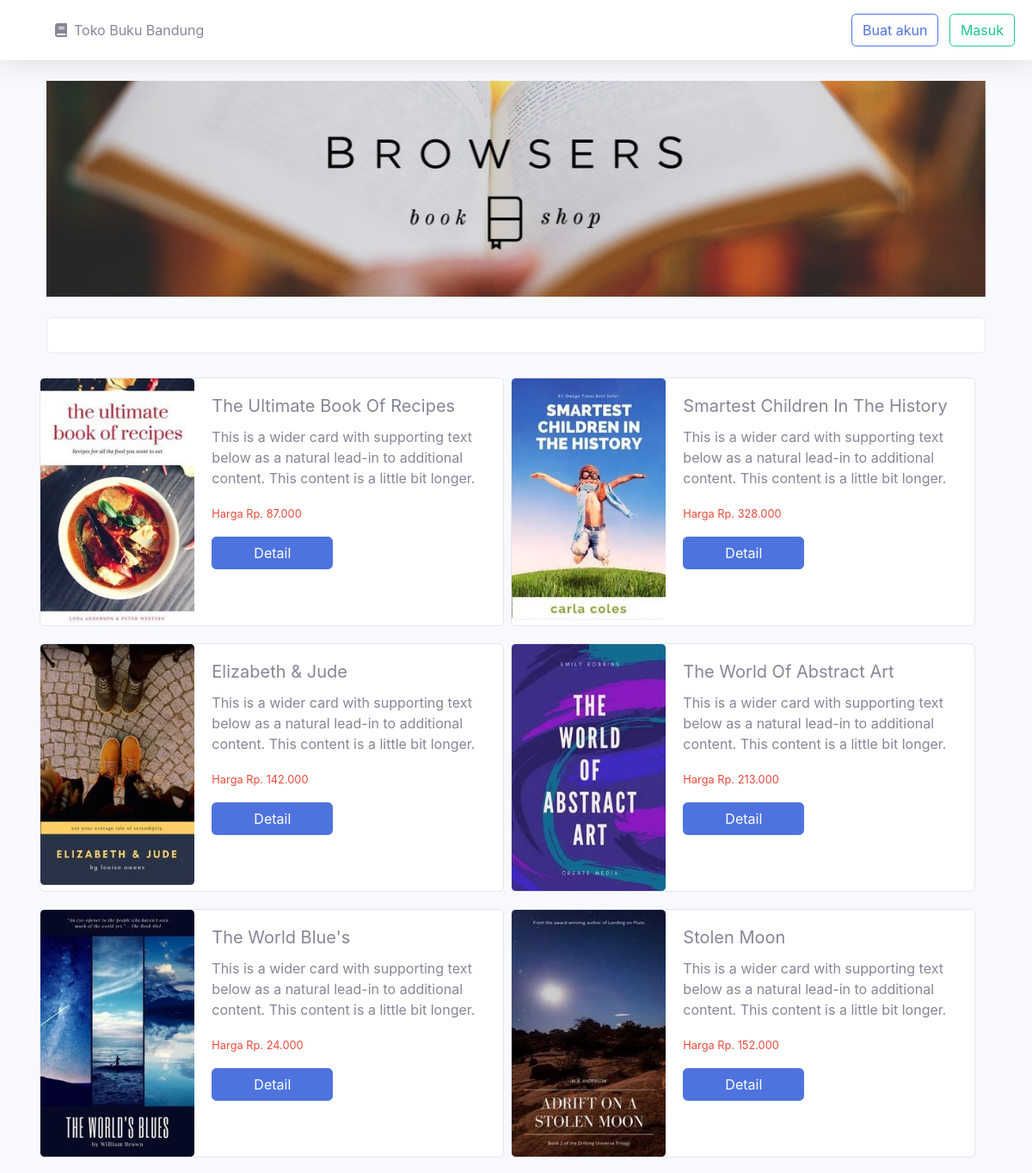
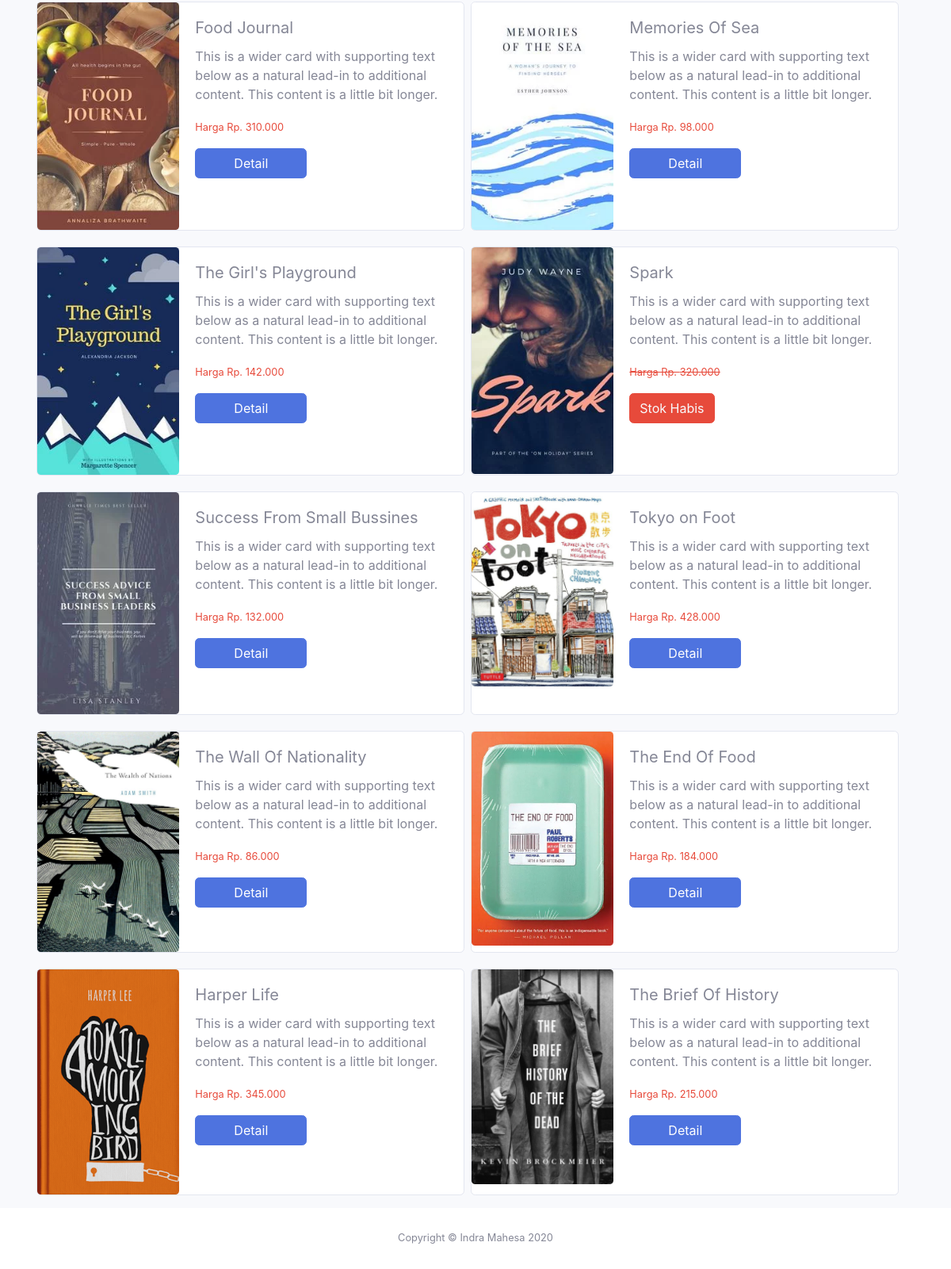
The page / on the database its author committed (2 pictures, top to bottom).
### tables this page shows
CREATE TABLE `tb_buku` (
  `id` int(11) NOT NULL,
  `nama_buku` varchar(100) NOT NULL,
  `image` varchar(255) NOT NULL,
  `harga` int(100) NOT NULL,
  `stok` int(11) NOT NULL
);

### application/controllers/User.php (called while the page is built, shortened)
<?php
class User extends CI_Controller {
	public function __construct()
	{
		$this->load->model('Data_model');
		$this->data['user_data'] = $this->UserData_model->get_data();
		$this->data['data_pemesanan'] = $this->User_model->get_where_data_pemesanan($this->data['user_data']['id']);
		$this->data['num_pemesanan'] = $this->User_model->get_where_num_pemesanan($this->data['user_data']['id']);
	}
	public function index()
	{
		$this->data['title'] = 'Selamat Datang';
		$this->data['data_buku'] = $this->Data_model->get_buku();
		$this->load->view('Templates/header', $this->data);
		$this->load->view('Templates/topbar');
		$this->load->view('User/index');
		$this->load->view('Templates/copyright');
		$this->load->view('Templates/footer');
	}
}

### index.php (called while the page is built, shortened)
<?php
require_once BASEPATH.'core/CodeIgniter.php';

### application/models/Data_model.php (called while the page is built, shortened)
<?php
class Data_model extends CI_Model {
	public function get_buku()
	{
		return $this->db->get('tb_buku')->result_array();
	}
}

### application/views/User/index.php (the view, shortened to what this page needs)
  <div class="container-fluid">
    <div class="container">
      <div class="slide w-100">
        <div id="carouselExampleCaptions" class="carousel slide" data-ride="carousel">
          <div class="carousel-inner">
            <div class="carousel-item active">
              <img src="<?= BASE_URL('assets/img/slide/slide2.jpg'); ?>" class="d-block w-100" alt="">
              <div class="carousel-caption d-none d-md-block">
              </div>
            </div>
          </div>
        </div>
      </div>
      <div class="list-hotel my-4">
        <div class="card">
          <div class="card-body mx-auto">
          </div>
        </div>
      </div>
      <div class="row list-kamar">
      <?php foreach ($data_buku as $buku): ?>
        <div class="card mb-3 m-1" style="max-width: 540px;">
          <div class="row no-gutters">
            <div class="col-md-4">
              <img src="<?= BASE_URL('assets/img/buku/') . $buku['image'] ?>" class="card-img">
            </div>
            <div class="col-md-8">
              <div class="card-body">
                <h5 class="card-title"><?= $buku['nama_buku'] ?></h5>
                <p class="card-text">This is a wider card with supporting text below as a natural lead-in to additional content. This content is a little bit longer.</p>
                <?php if ($buku['stok'] == 0): ?>
                  <p class="card-text"><small class="text-danger" style="text-decoration: line-through;">Harga Rp. <?= number_format($buku['harga'],0,",","."); ?></small></p>
                <?php else: ?>
                  <p class="card-text"><small class="text-danger">Harga Rp. <?= number_format($buku['harga'],0,",","."); ?></small></p>
                <?php endif ?>
                <?php if ($buku['stok'] == 0): ?>
                  <a class="btn btn-danger text-light">Stok Habis</a>
                <?php else: ?>
                  <button type="button" class="btn btn-primary detail px-5" data-id="<?= $buku['id'] ?>" data-toggle="modal" data-target="#exampleModal">
                    Detail
                  </button>
                <?php endif ?>
              </div>
            </div>
          </div>
        </div>
          <?php endforeach ?>
    </div>
  </div>
</div>

### application/views/Templates/header.php (shortened to what this page needs)
<!DOCTYPE html>
<html lang="en">
<head>
  <link href="<?= BASE_URL('assets/'); ?>vendor/fontawesome-free/css/all.min.css" rel="stylesheet" type="text/css">
  <link href="<?= BASE_URL('assets/'); ?>css/sb-admin-2.min.css" rel="stylesheet">
  <link rel="stylesheet" href="<?= BASE_URL('assets/js/sweetalert2/sweetalert2.min.css'); ?>">
  <link rel="stylesheet" href="<?= BASE_URL('assets/'); ?>css/custom-css/custom.css">
</head>
<body id="page-top">
  <div id="wrapper">

### application/views/Templates/topbar.php (shortened to what this page needs)
<div id="content-wrapper" class="d-flex flex-column">
  <div id="content">
    <nav class="navbar navbar-expand navbar-light bg-white topbar mb-4 static-top shadow">
        <a class="sidebar-brand d-flex align-items-center justify-content-center ml-5">
          <div class="sidebar-brand-icon">
            <i class="fas fa-book"></i>
          </div>
          <div class="sidebar-brand-text mx-2">Toko Buku Bandung</div>
        </a>
      <ul class="navbar-nav ml-auto">
        <?php if (!$this->session->userdata('email')): ?>
          <li class="nav-item dropdown no-arrow mx-1">
            <a href="<?= BASE_URL('Auth/Register'); ?>" class="btn btn-outline-primary">Buat akun</a>
            <a href="<?= BASE_URL('Auth/index'); ?>" class="btn btn-outline-success ml-2">Masuk</a>
          </li>
      <?php endif; ?>
      </ul>
    </nav>

### application/views/Templates/copyright.php (shortened to what this page needs)
    <footer class="sticky-footer bg-white">
      <div class="container my-auto">
        <div class="copyright text-center my-auto">
          <span>Copyright &copy; Indra Mahesa <?= date('Y') ?></span>
        </div>
      </div>
    </footer>
  </div>
</div>

### application/views/Templates/footer.php (shortened to what this page needs)
</body>
</html>

### rows shown on the page
tb_buku: image (picture), nama_buku "The Ultimate Book Of Recipes", harga "87.000"
tb_buku: image (picture), nama_buku "Smartest Children In The History", harga "328.000"
tb_buku: image (picture), nama_buku "Elizabeth & Jude", harga "142.000"
tb_buku: image (picture), nama_buku "The World Of Abstract Art", harga "213.000"
tb_buku: image (picture), nama_buku "The World Blue's", harga "24.000"
tb_buku: image (picture), nama_buku "Stolen Moon", harga "152.000"
tb_buku: image (picture), nama_buku "Food Journal", harga "310.000"
tb_buku: image (picture), nama_buku "Memories Of Sea", harga "98.000"
tb_buku: image (picture), nama_buku "The Girl's Playground", harga "142.000"
tb_buku: image (picture), nama_buku "Spark", harga "320.000", stok "Stok Habis"
tb_buku: image (picture), nama_buku "Success From Small Bussines", harga "132.000"
tb_buku: image (picture), nama_buku "Tokyo on Foot", harga "428.000"
tb_buku: image (picture), nama_buku "The Wall Of Nationality", harga "86.000"
tb_buku: image (picture), nama_buku "The End Of Food", harga "184.000"
tb_buku: image (picture), nama_buku "Harper Life", harga "345.000"
tb_buku: image (picture), nama_buku "The Brief Of History", harga "215.000"
